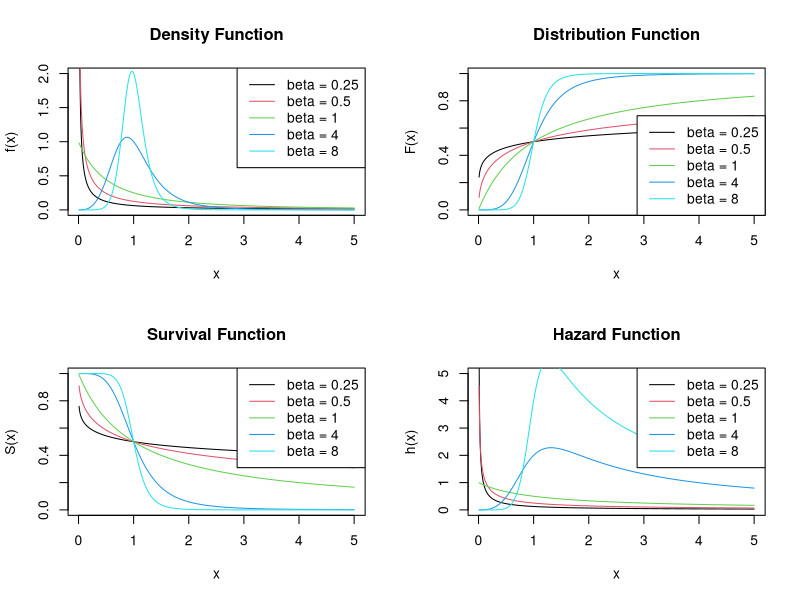
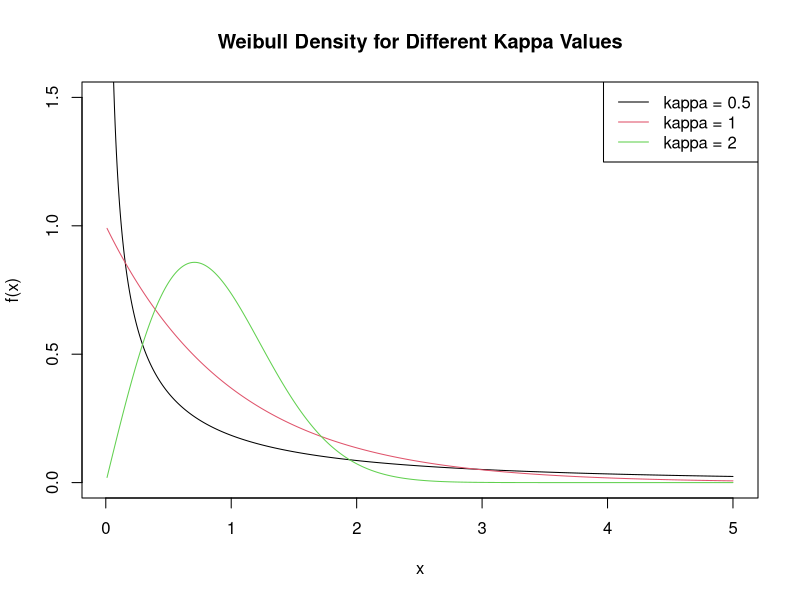
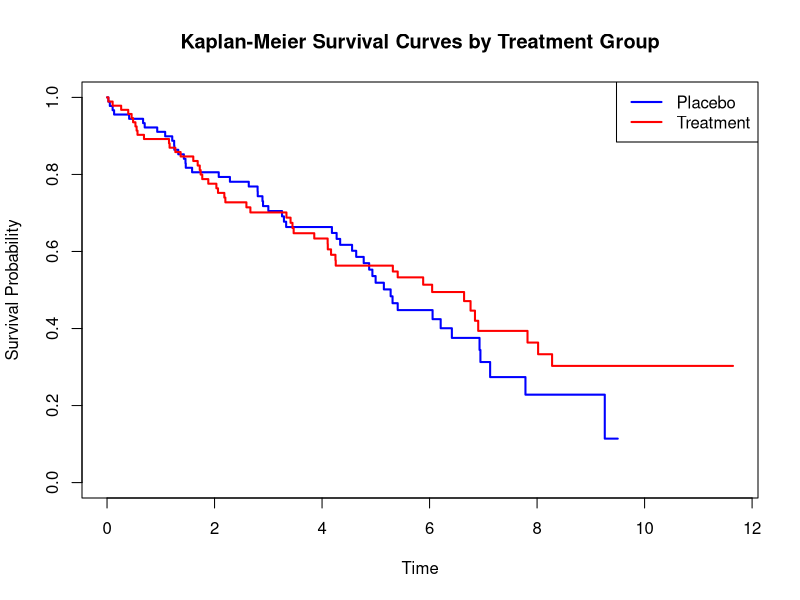

The R script that drew these images, in order:
## ---- chunk 1
knitr::opts_chunk$set(
  echo = TRUE,
  warning = FALSE,
  message = FALSE,
  fig.width = 10,
  fig.height = 6
)

# Load required packages
library(survival)
library(ggplot2)
library(dplyr)
library(knitr)
library(kableExtra)
## ---- chunk 2
# Define the functions
loglogistic_density <- function(x, alpha = 1, beta) {
  (beta/alpha) * (x/alpha)^(beta-1) / (1 + (x/alpha)^beta)^2
}

loglogistic_distribution <- function(x, alpha = 1, beta) {
  (x^beta) / (alpha^beta + x^beta)
}

loglogistic_survival <- function(x, alpha = 1, beta) {
  1 - loglogistic_distribution(x, alpha, beta)
}

loglogistic_hazard <- function(x, alpha = 1, beta) {
  loglogistic_density(x, alpha, beta) / loglogistic_survival(x, alpha, beta)
}

# Create x values
x <- seq(0.01, 5, length.out = 1000)
beta_values <- c(0.25, 0.5, 1, 4, 8)

# Create plots
par(mfrow = c(2, 2))

# Density plot
plot(x, loglogistic_density(x, beta = beta_values[1]), type = "l", 
     ylim = c(0, 2), main = "Density Function", 
     xlab = "x", ylab = "f(x)")
for(beta in beta_values[-1]) {
  lines(x, loglogistic_density(x, beta = beta), col = which(beta_values == beta))
}
legend("topright", legend = paste("beta =", beta_values), 
       col = 1:length(beta_values), lty = 1)

# Distribution plot
plot(x, loglogistic_distribution(x, beta = beta_values[1]), type = "l",
     ylim = c(0, 1), main = "Distribution Function",
     xlab = "x", ylab = "F(x)")
for(beta in beta_values[-1]) {
  lines(x, loglogistic_distribution(x, beta = beta), col = which(beta_values == beta))
}
legend("bottomright", legend = paste("beta =", beta_values),
       col = 1:length(beta_values), lty = 1)

# Survival plot
plot(x, loglogistic_survival(x, beta = beta_values[1]), type = "l",
     ylim = c(0, 1), main = "Survival Function",
     xlab = "x", ylab = "S(x)")
for(beta in beta_values[-1]) {
  lines(x, loglogistic_survival(x, beta = beta), col = which(beta_values == beta))
}
legend("topright", legend = paste("beta =", beta_values),
       col = 1:length(beta_values), lty = 1)

# Hazard plot
plot(x, loglogistic_hazard(x, beta = beta_values[1]), type = "l",
     ylim = c(0, 5), main = "Hazard Function",
     xlab = "x", ylab = "h(x)")
for(beta in beta_values[-1]) {
  lines(x, loglogistic_hazard(x, beta = beta), col = which(beta_values == beta))
}
legend("topright", legend = paste("beta =", beta_values),
       col = 1:length(beta_values), lty = 1)
## ---- chunk 3
# Create summary table for log-logistic distribution characteristics
log_logistic_chars <- data.frame(
  "Parameter" = c("beta < 1", "beta = 1", "beta > 1"),
  "Density Shape" = c("Right-skewed with high peak near zero",
                     "Balanced shape",
                     "More symmetric, bell-shaped"),
  "Hazard Behavior" = c("Decreasing hazard",
                       "Constant hazard",
                       "Initially increasing then decreasing")
)

kable(log_logistic_chars,
      caption = "Log-logistic Distribution Characteristics",
      align = c('l', 'l', 'l'),
      booktabs = TRUE) %>%
  kable_styling(latex_options = c("striped", "hold_position"),
                full_width = FALSE)
## ---- chunk 4
# Define Weibull density function
weibull_density <- function(x, sigma = 1, kappa) {
  (kappa/sigma) * (x/sigma)^(kappa-1) * exp(-(x/sigma)^kappa)
}

# Create plots for different kappa values
x <- seq(0.01, 5, length.out = 1000)
kappa_values <- c(0.5, 1, 2)  # One from each case

par(mfrow = c(1,1))
plot(x, weibull_density(x, kappa = kappa_values[1]), type = "l",
     ylim = c(0, 1.5), main = "Weibull Density for Different Kappa Values",
     xlab = "x", ylab = "f(x)")
for(kappa in kappa_values[-1]) {
  lines(x, weibull_density(x, kappa = kappa), col = which(kappa_values == kappa))
}
legend("topright", legend = paste("kappa =", kappa_values),
       col = 1:length(kappa_values), lty = 1)
## ---- chunk 5
# Create summary table for Weibull distribution characteristics
weibull_chars <- data.frame(
  "Parameter Range" = c("0 < kappa < 1", "kappa = 1", "kappa > 1"),
  "Characteristics" = c("Monotonically decreasing, infinite peak at x = 0",
                       "Reduces to exponential distribution",
                       "Peak away from zero, right-skewed")
)

kable(weibull_chars,
      caption = "Weibull Distribution Characteristics (sigma = 1)",
      align = c('l', 'l'),
      booktabs = TRUE) %>%
  kable_styling(latex_options = c("striped", "hold_position"),
                full_width = FALSE)
## ---- chunk 6
# Load and prepare data
pbc_data <- read.table("data/pbc.txt", header = TRUE)

# Convert treat to factor
pbc_data$treat <- factor(pbc_data$treat, 
                        levels = c(1, 2),
                        labels = c("Placebo", "Treatment"))

# Create survival object
surv_obj <- Surv(time = pbc_data$time, event = pbc_data$d)

# Fit survival curves
km_fit <- survfit(surv_obj ~ treat, data = pbc_data)
## ---- chunk 7
# Plot Kaplan-Meier curves
par(mfrow = c(1,1))
plot(km_fit, 
     main = "Kaplan-Meier Survival Curves by Treatment Group",
     xlab = "Time", 
     ylab = "Survival Probability",
     col = c("blue", "red"),
     lwd = 2)
legend("topright", 
       legend = levels(pbc_data$treat),
       col = c("blue", "red"),
       lty = 1,
       lwd = 2)
## ---- chunk 8
# Fit models
cox_model1 <- coxph(surv_obj ~ treat, data = pbc_data)
cox_model2 <- coxph(surv_obj ~ treat + age + cenc0, data = pbc_data)
log_rank <- survdiff(surv_obj ~ treat, data = pbc_data)
test.ph1 <- cox.zph(cox_model1)
test.ph2 <- cox.zph(cox_model2)
## ---- chunk 9
# Function to create formatted Cox model results
create_cox_table <- function(model) {
  coef_table <- summary(model)$coefficients
  conf_table <- summary(model)$conf.int
  
  results_df <- data.frame(
    Variable = rownames(coef_table),
    "Hazard Ratio" = sprintf("%.2f", conf_table[, "exp(coef)"]),
    "95% CI" = sprintf("(%.2f, %.2f)", conf_table[, "lower .95"], conf_table[, "upper .95"]),
    "P-value" = sprintf("%.3f", coef_table[, "Pr(>|z|)"]),
    check.names = FALSE
  )
  
  concordance <- sprintf("%.3f", summary(model)$concordance[1])
  
  kable(results_df, 
        caption = paste("Cox Model Results (Concordance =", concordance, ")"),
        align = c('l', 'c', 'c', 'c'),
        booktabs = TRUE) %>%
    kable_styling(latex_options = c("striped", "hold_position"),
                full_width = FALSE)
}

# Basic Cox Model Results
cat("\n### Basic Cox Model\n")
create_cox_table(cox_model1)

# Extended Cox Model Results
cat("\n### Extended Cox Model\n")
create_cox_table(cox_model2)

# Log-rank test results
cat("\n### Log-rank Test Results\n")
logrank_df <- data.frame(
  Group = c("Placebo", "Treatment"),
  Observed = c(log_rank$obs[1], log_rank$obs[2]),
  Expected = c(log_rank$exp[1], log_rank$exp[2]),
  "(O-E)^2/E" = c(
    (log_rank$obs[1] - log_rank$exp[1])^2/log_rank$exp[1],
    (log_rank$obs[2] - log_rank$exp[2])^2/log_rank$exp[2]
  )
)

kable(logrank_df,
      caption = sprintf("Log-rank Test Results (p-value = %.3f)", 
                       1 - pchisq(log_rank$chisq, df = 1)),
      align = c('l', 'c', 'c', 'c'),
      digits = 2,
      booktabs = TRUE) %>%
  kable_styling(latex_options = c("striped", "hold_position"),
                full_width = FALSE)

# Proportional hazards test results
cat("\n### Proportional Hazards Test Results\n")
ph_df <- data.frame(
  Variable = rownames(test.ph2$table),
  "Chi-square" = sprintf("%.2f", test.ph2$table[, "chisq"]),
  "P-value" = sprintf("%.3f", test.ph2$table[, "p"]),
  check.names = FALSE
)

kable(ph_df,
      caption = "Proportional Hazards Assumption Test",
      align = c('l', 'c', 'c'),
      booktabs = TRUE) %>%
  kable_styling(latex_options = c("striped", "hold_position"),
                full_width = FALSE)

# Key findings summary
cat("\n### Key Findings\n")
findings_df <- data.frame(
  Category = c("Treatment Effect", "Risk Factors", "Model Performance", "Assumptions"),
  Finding = c(
    "17% reduction in hazard (non-significant, p > 0.05)",
    "Age: 4% increased risk per year (p < 0.001)\nCentral cholestasis: 284% increased risk (p < 0.001)",
    "Extended model concordance: 0.669\nSignificant improvement over basic model",
    "Proportional hazards satisfied for all variables (p > 0.05)"
  )
)

kable(findings_df, 
      caption = "Summary of Key Findings",
      col.names = c("Category", "Details"),
      align = c('l', 'l'),
      booktabs = TRUE) %>%
  kable_styling(latex_options = c("striped", "hold_position"),
                full_width = FALSE)
